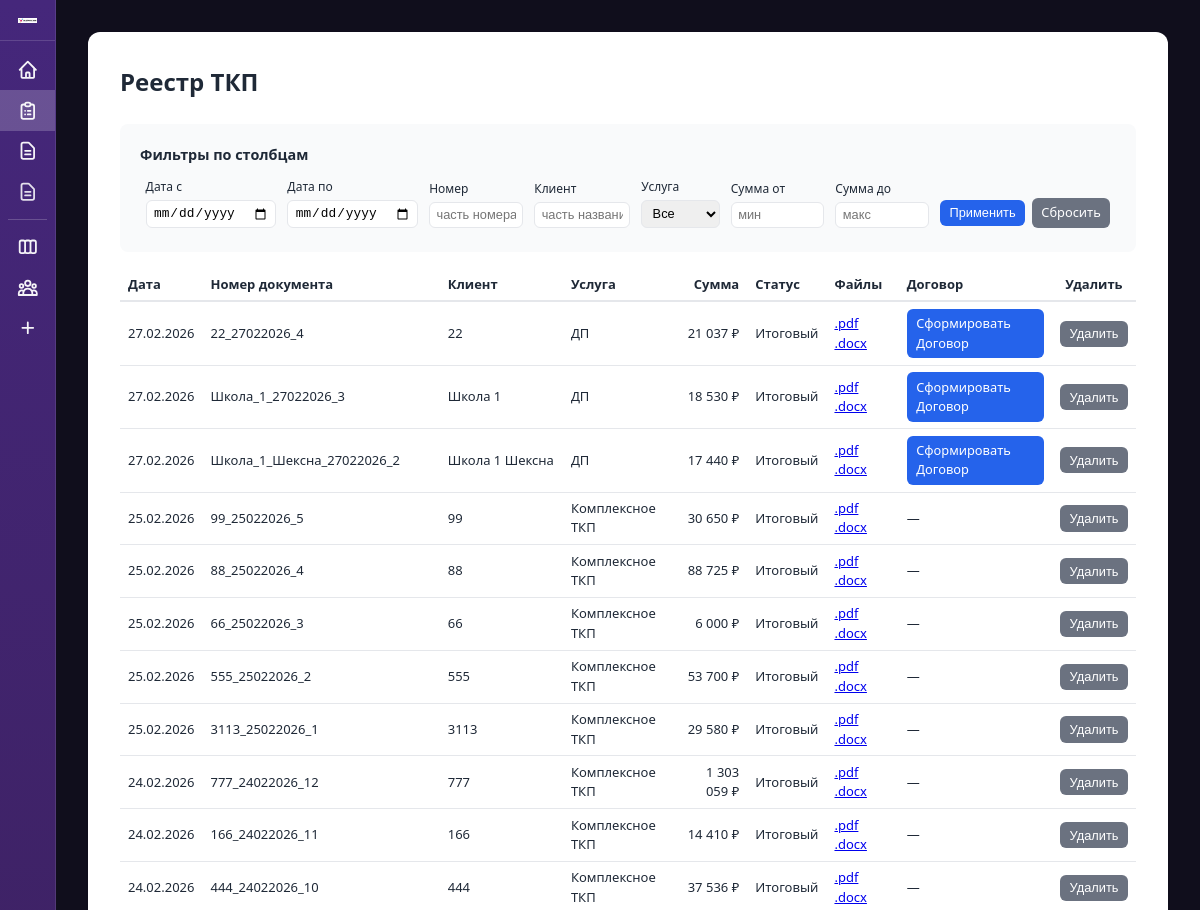
/table/ (signed in, upper part), run on an earlier commit of the app's database.
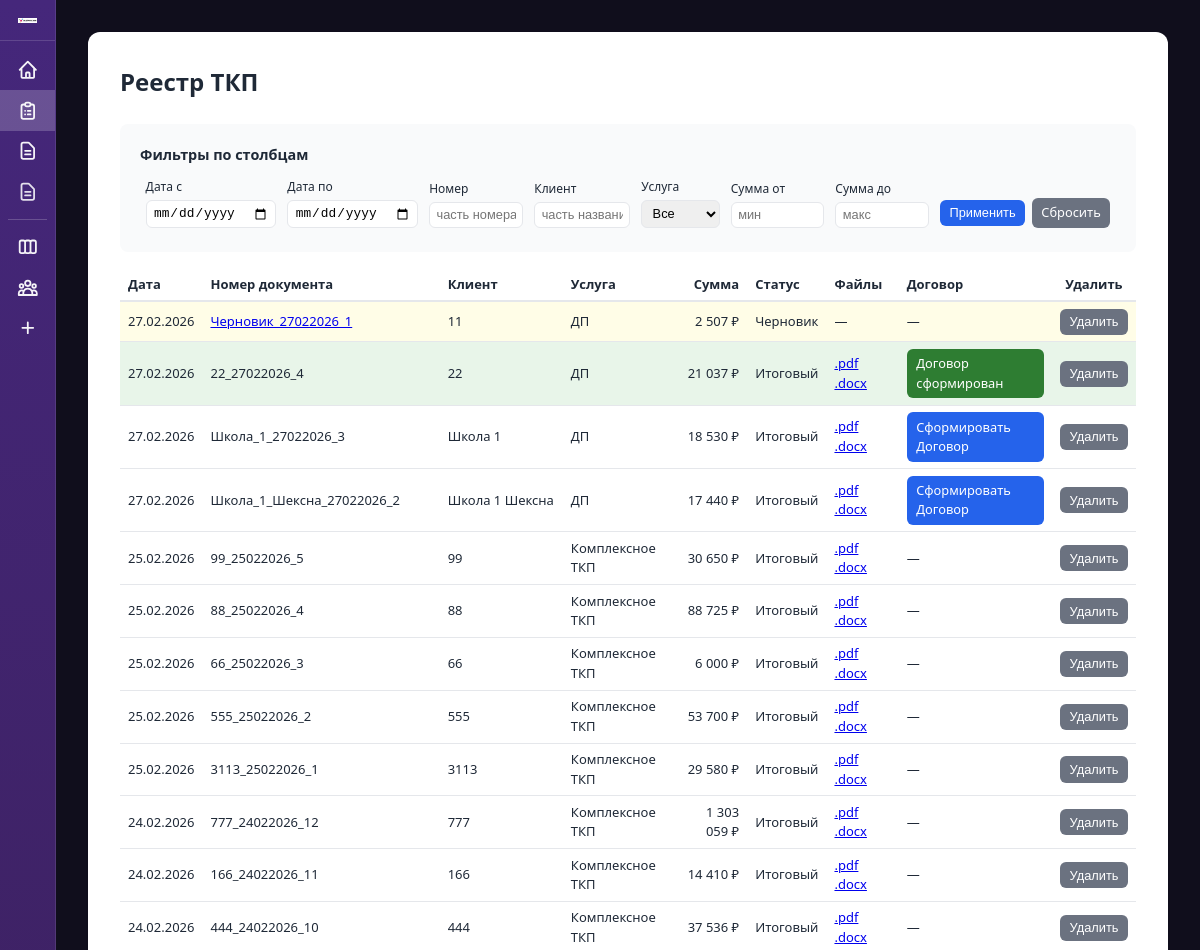
And on a later commit of the database.
### proposals/models.py (models this page shows, shortened)
class TKPRecord(models.Model):
    STATUS_DRAFT = 'draft'
    STATUS_FINAL = 'final'
    STATUS_CHOICES = [
        (STATUS_DRAFT, 'Черновик'),
        (STATUS_FINAL, 'Итоговый'),
    ]
    date = models.DateField('Дата')
    number = models.CharField('Номер документа', max_length=150, unique=True)
    client = models.CharField('Клиент', max_length=255, blank=True)
    service = models.CharField('Услуга', max_length=255)
    sum_total = models.DecimalField('Сумма', max_digits=15, decimal_places=2, default=0)
    room = models.TextField('Параметры объекта / помещение', blank=True)
    s = models.CharField('Площадь / количество', max_length=100, blank=True)
    text = models.TextField('Произвольный текст из ТКП', blank=True)
    status = models.CharField(
        'Статус',
        max_length=20,
        choices=STATUS_CHOICES,
        default=STATUS_FINAL,
    )
    notes = models.TextField('Заметки по сделке', blank=True, default='')
    created_at = models.DateTimeField('Создано', auto_now_add=True)
    class Meta:
        verbose_name = 'Запись ТКП'
        verbose_name_plural = 'Записи ТКП'
        ordering = ['-created_at']

### proposals/views.py (the view, shortened to what this page needs)
# urls.py: path('table/', views.table_view, name='table'),
@login_required
@require_http_methods(['GET', 'POST'])
def table_view(request):
    records = TKPRecord.objects.all()
    date_from = request.GET.get('date_from', '').strip()
    date_to = request.GET.get('date_to', '').strip()
    number = request.GET.get('number', '').strip()
    client = request.GET.get('client', '').strip()
    service = request.GET.get('service', '').strip()
    sum_min = request.GET.get('sum_min', '').strip()
    sum_max = request.GET.get('sum_max', '').strip()
    if date_from:
        try:
            d = datetime.strptime(date_from, '%Y-%m-%d').date()
            records = records.filter(date__gte=d)
        except ValueError:
            pass
    if date_to:
        try:
            d = datetime.strptime(date_to, '%Y-%m-%d').date()
            records = records.filter(date__lte=d)
        except ValueError:
            pass
    if number:
        records = records.filter(number__icontains=number)
    if client:
        records = records.filter(client__icontains=client)
    if service:
        records = records.filter(service=service)
    if sum_min:
        try:
            records = records.filter(sum_total__gte=Decimal(sum_min.replace(',', '.')))
        except (ValueError, Exception):
            pass
    if sum_max:
        try:
            records = records.filter(sum_total__lte=Decimal(sum_max.replace(',', '.')))
        except (ValueError, Exception):
            pass
    services = list(TKPRecord.objects.values_list('service', flat=True).distinct().order_by('service'))
    contract_template_by_service = SERVICE_TO_CONTRACT_TEMPLATE
    contract_by_tkp = {
        c.tkp_id: c
        for c in ContractRecord.objects.filter(
            status=ContractRecord.STATUS_FINAL, tkp__isnull=False
        ).select_related('tkp')
    }
    contract_draft_by_tkp = {
        c.tkp_id: c
        for c in ContractRecord.objects.filter(
            status=ContractRecord.STATUS_DRAFT, tkp__isnull=False
        ).select_related('tkp')
    }
    context = {
        'records': records,
        'filters': {
            'date_from': date_from,
            'date_to': date_to,
            'number': number,
            'client': client,
            'service': service,
            'sum_min': sum_min,
            'sum_max': sum_max,
        },
        'services_list': services,
        'contract_template_by_service': contract_template_by_service,
        'contract_by_tkp': contract_by_tkp,
        'contract_draft_by_tkp': contract_draft_by_tkp,
    }
    return render(request, 'proposals/table.html', context)

### proposals/templatetags/proposal_filters.py (called while the page is built)
@register.filter
def get_item(d, key):
    if d is None:
        return None
    return d.get(key) if hasattr(d, 'get') else None

@register.filter
def format_price(value):
    if value is None:
        return ''
    try:
        s = str(int(value))
    except (ValueError, TypeError):
        return str(value)
    n = len(s)
    if n <= 3:
        return s
    r = n % 3 or 3
    result = s[:r]
    for i in range(r, n, 3):
        result += ' ' + s[i:i + 3]
    return result

### proposals/templates/proposals/table.html (shortened to what the changed rows need)
{% extends "proposals/base.html" %}
{% load proposal_filters %}
{% block container_extra_class %}container--wide{% endblock %}
{% block content %}
<div style="overflow-x: auto;">
<h1>Реестр ТКП</h1>
<table class="table-tkp-list" style="width: 100%; border-collapse: collapse; margin-top: 1rem; font-size: 0.8125rem;">
    <thead>
        <tr style="border-bottom: 2px solid var(--border);">
            <th style="text-align: left; padding: 0.4rem 0.5rem;">Дата</th>
            <th style="text-align: left; padding: 0.4rem 0.5rem;">Номер документа</th>
            <th style="text-align: left; padding: 0.4rem 0.5rem;">Клиент</th>
            <th style="text-align: left; padding: 0.4rem 0.5rem;">Услуга</th>
            <th style="text-align: right; padding: 0.4rem 0.5rem;">Сумма</th>
            <th style="text-align: left; padding: 0.4rem 0.5rem;">Статус</th>
            <th style="text-align: left; padding: 0.4rem 0.5rem;">Файлы</th>
            <th style="text-align: left; padding: 0.4rem 0.5rem;">Договор</th>
            <th style="text-align: center; padding: 0.4rem 0.5rem; width: 5rem;">Удалить</th>
        </tr>
    </thead>
    <tbody>
        {% for r in records %}
        {% with contract_for_row=contract_by_tkp|get_item:r.pk contract_draft_for_row=contract_draft_by_tkp|get_item:r.pk %}
        <tr class="{% if r.status == 'draft' %}tkp-row-draft{% elif contract_for_row %}tkp-row-with-contract{% endif %}" style="border-bottom: 1px solid var(--border);">
            <td style="padding: 0.4rem 0.5rem;">{{ r.date|date:"d.m.Y" }}</td>
            <td style="padding: 0.4rem 0.5rem;">
                {% if r.status == 'draft' %}
                <a href="{% if r.service == 'Комплексное ТКП' %}{% url 'proposals:complex_form' %}?draft_id={{ r.pk }}{% else %}{% url 'proposals:form' %}?draft_id={{ r.pk }}{% endif %}">{{ r.number }}</a>
                {% else %}
                {{ r.number }}
                {% endif %}
            </td>
            <td style="padding: 0.4rem 0.5rem;">{{ r.client|default:"—" }}</td>
            <td style="padding: 0.4rem 0.5rem;">{{ r.service }}</td>
            <td style="padding: 0.4rem 0.5rem; text-align: right;">{{ r.sum_total|format_price }} ₽</td>
            <td style="padding: 0.4rem 0.5rem;">{{ r.get_status_display|default:"Итоговый" }}</td>
            <td style="padding: 0.4rem 0.5rem;">
                {% if r.status == 'draft' %}—{% else %}
                <a href="{% url 'proposals:download_file' 'pdf' %}?f={{ r.number|urlencode }}" class="table-file-link">.pdf</a>
                <a href="{% url 'proposals:download_file' 'docx' %}?f={{ r.number|urlencode }}" class="table-file-link">.docx</a>
                {% endif %}
            </td>
            <td style="padding: 0.4rem 0.5rem;">
                {% if r.status == 'draft' %}—{% elif contract_for_row %}
                <a href="#" class="btn btn-sm btn-contract-done" data-contract-card="{% url 'proposals:contract_card' contract_for_row.pk %}">Договор сформирован</a>
                {% elif contract_draft_for_row %}
                <a href="{% url 'proposals:contract_form' r.pk %}?contract_draft_id={{ contract_draft_for_row.pk }}" class="btn btn-sm btn-contract-draft">Сохранен черновик договора</a>
                {% elif r.service in contract_template_by_service %}
                <a href="{% url 'proposals:contract_form' r.pk %}" class="btn btn-sm">Сформировать Договор</a>
                {% else %}
                —
                {% endif %}
            </td>
            <td style="padding: 0.4rem 0.5rem; text-align: center;">
                <form method="post" action="{% url 'proposals:table' %}{% if request.GET %}?{{ request.GET.urlencode }}{% endif %}" style="display: inline;" onsubmit="return confirm('Удалить эту запись и файлы ТКП?');">
                    <button type="submit" class="btn btn-secondary btn-sm">Удалить</button>
                </form>
            </td>
        </tr>
        {% endwith %}
        {% empty %}
        <tr>
            <td colspan="9" style="padding: 0.75rem; color: var(--text-muted); font-size: 0.8125rem;">Нет сформированных ТКП</td>
        </tr>
        {% endfor %}
    </tbody>
</table>
{% endblock %}

What changed in the data, as far as the page shows it:
added TKPRecord: date "27.02.2026", number "Черновик_27022026_1", client "11", service "ДП", sum_total "2 507", status "Черновик"
computed for TKPRecord (number 2 of 12 on the later page): text "Сформировать Договор" → "Договор сформирован"
